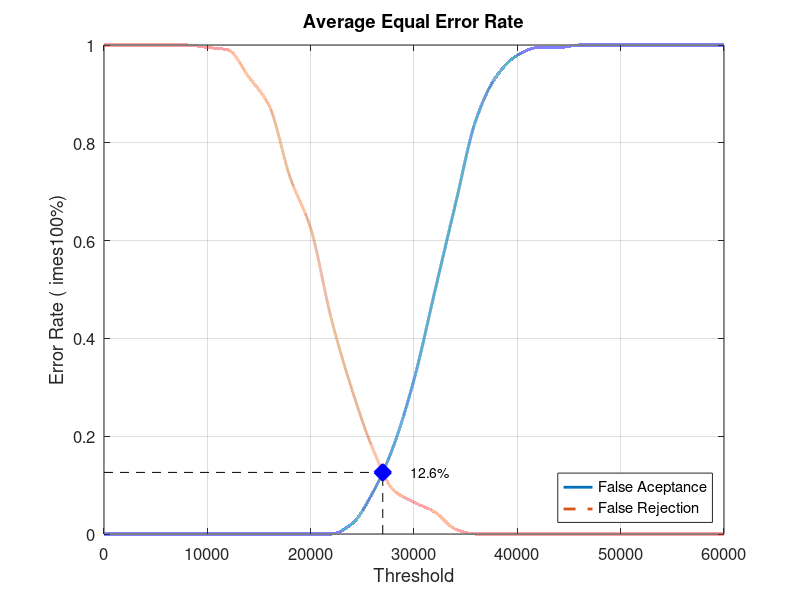
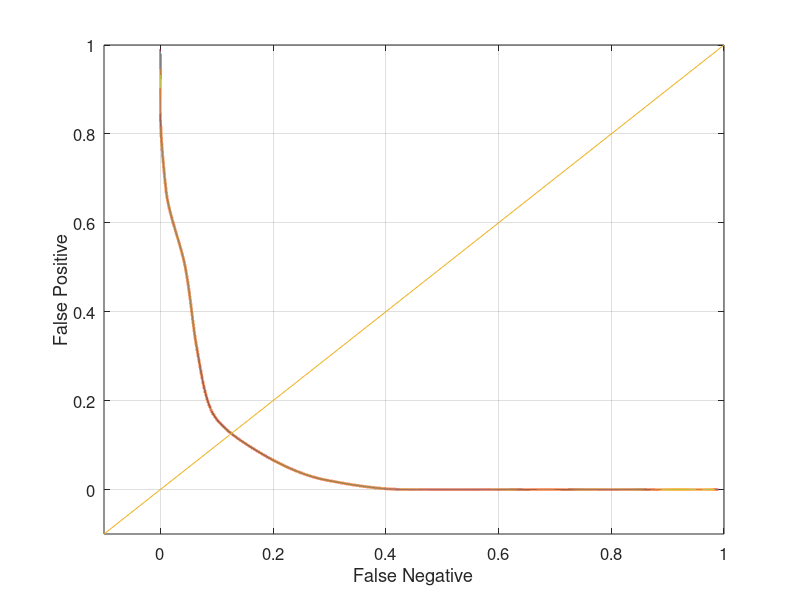

The MATLAB source for these figures, in order:
close all;
clear;
clc;
x = 0:2000:60000;
xq = 0:0.5:60000;

y0 = [0 0 0 0 0 0 0 0 0 0 0 0 0.0210526 0.0842105 0.178947 0.315789 0.494737 0.673684 0.847368 0.936842 0.978947 0.994737 0.994737 1 1 1 1 1 1 1 1]
yy0 = interp1(x, y0, xq, 'pchip');
y1 = [1 1 1 1 1 0.995 0.99 0.935 0.875 0.73 0.625 0.44 0.295 0.175 0.09 0.065 0.045 0.01 0 0 0 0 0 0 0 0 0 0 0 0 0]
yy1 = interp1(x, y1, xq, 'pchip');

% Calculating EER: 
y2 = abs(y0 - y1);
find(y2 == min(y2))
yy2 = abs(yy0 - yy1);
xEER = find(yy2 == min(yy2));
xEERIndex = xq(xEER) % X-axis EER
yEER = yy0(xEER) % Y-axis EER

main = figure
plot(xq, yy0,'-','LineWidth', 2);	hold on
plot(xq, yy1,'--','LineWidth', 2);	hold on
plot([xEERIndex xEERIndex], [0 yEER], 'k--');	hold on
plot([0 xEERIndex], [yEER yEER], 'k--');	hold on
plot(xEERIndex, yEER, 'bx', 'LineWidth', 10);	hold on
text(xEERIndex + 10 * xEERIndex / 100, yEER, [num2str(round((10000 * yEER)) / 100) '%'])
legend('False Aceptance', 'False Rejection', 'Location', 'SouthEast')
xlabel('Threshold')
ylabel('Error Rate (	imes100%)')
title('Average Equal Error Rate')
set(gca, 'FontSize', 12)
axis([0 60000 0 1])
grid on

print(main, 'Database1_2Main', '-dpng');
FNRxFPR = figure('Color', [1 1 1]);
plot(yy1, yy0, '-', yy1, yy0, 'LineWidth', 2);
hold on
y = -0.1:0.1:1
plot(y, y); 
set(gca, 'FontSize', 12)
xlabel('False Negative')
ylabel('False Positive')
axis([-0.1 1 -0.1 1])
set(gca, 'FontSize', 12)
grid on

print(FNRxFPR, 'Database1_2FNRxFPR','-dpng');
